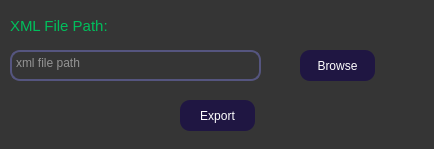
<?xml version="1.0" encoding="UTF-8"?>
<ui version="4.0">
 <class>Dialog</class>
 <widget class="QDialog" name="Dialog">
  <property name="geometry">
   <rect>
    <x>0</x>
    <y>0</y>
    <width>434</width>
    <height>149</height>
   </rect>
  </property>
  <property name="maximumSize">
   <size>
    <width>434</width>
    <height>150</height>
   </size>
  </property>
  <property name="windowTitle">
   <string>eTearSheet Exporter</string>
  </property>
  <property name="styleSheet">
   <string notr="true">background-color: rgb(53, 53, 53);</string>
  </property>
  <widget class="QLabel" name="label_xmlPath">
   <property name="geometry">
    <rect>
     <x>10</x>
     <y>10</y>
     <width>131</width>
     <height>31</height>
    </rect>
   </property>
   <property name="font">
    <font>
     <family>MS Shell Dlg 2</family>
     <pointsize>11</pointsize>
     <weight>9</weight>
     <italic>false</italic>
     <bold>false</bold>
    </font>
   </property>
   <property name="styleSheet">
    <string notr="true">background-color: none;
color: rgb(0, 191, 92);
border: none;
font: 75 11pt &quot;MS Shell Dlg 2&quot;;</string>
   </property>
   <property name="text">
    <string>XML File Path:</string>
   </property>
   <property name="margin">
    <number>0</number>
   </property>
  </widget>
  <widget class="QTextEdit" name="xmlFilePath">
   <property name="geometry">
    <rect>
     <x>10</x>
     <y>50</y>
     <width>251</width>
     <height>31</height>
    </rect>
   </property>
   <property name="styleSheet">
    <string notr="true">border:2px solid rgb(85, 85, 127);
color: rgb(241, 241, 241);
border-radius: 10px;</string>
   </property>
   <property name="readOnly">
    <bool>true</bool>
   </property>
   <property name="placeholderText">
    <string>xml file path</string>
   </property>
  </widget>
  <widget class="QPushButton" name="browseButton">
   <property name="geometry">
    <rect>
     <x>300</x>
     <y>50</y>
     <width>75</width>
     <height>31</height>
    </rect>
   </property>
   <property name="cursor">
    <cursorShape>OpenHandCursor</cursorShape>
   </property>
   <property name="styleSheet">
    <string notr="true">QPushButton {
background-color: rgb(31, 22, 66);
font: 75 10pt &quot;MS Shell Dlg 2&quot;;
color: rgb(255, 255, 255);
border-radius:10px;
}
QPushButton:hover{
font: 75 12pt &quot;MS Shell Dlg 2&quot;;
color: rgb(26, 26, 26);
background-color: rgb(208, 208, 208);
border-radius:10px;
}</string>
   </property>
   <property name="text">
    <string>Browse</string>
   </property>
   <property name="flat">
    <bool>false</bool>
   </property>
  </widget>
  <widget class="QPushButton" name="exportButton">
   <property name="geometry">
    <rect>
     <x>180</x>
     <y>100</y>
     <width>75</width>
     <height>31</height>
    </rect>
   </property>
   <property name="cursor">
    <cursorShape>OpenHandCursor</cursorShape>
   </property>
   <property name="styleSheet">
    <string notr="true">QPushButton {
background-color: rgb(31, 22, 66);
font: 75 10pt &quot;MS Shell Dlg 2&quot;;
color: rgb(255, 255, 255);
border-radius:10px;
}
QPushButton:hover{
font: 75 12pt &quot;MS Shell Dlg 2&quot;;
color: rgb(26, 26, 26);
background-color: rgb(208, 208, 208);
border-radius:10px;
}</string>
   </property>
   <property name="text">
    <string>Export</string>
   </property>
   <property name="flat">
    <bool>false</bool>
   </property>
  </widget>
 </widget>
 <resources/>
 <connections/>
</ui>
